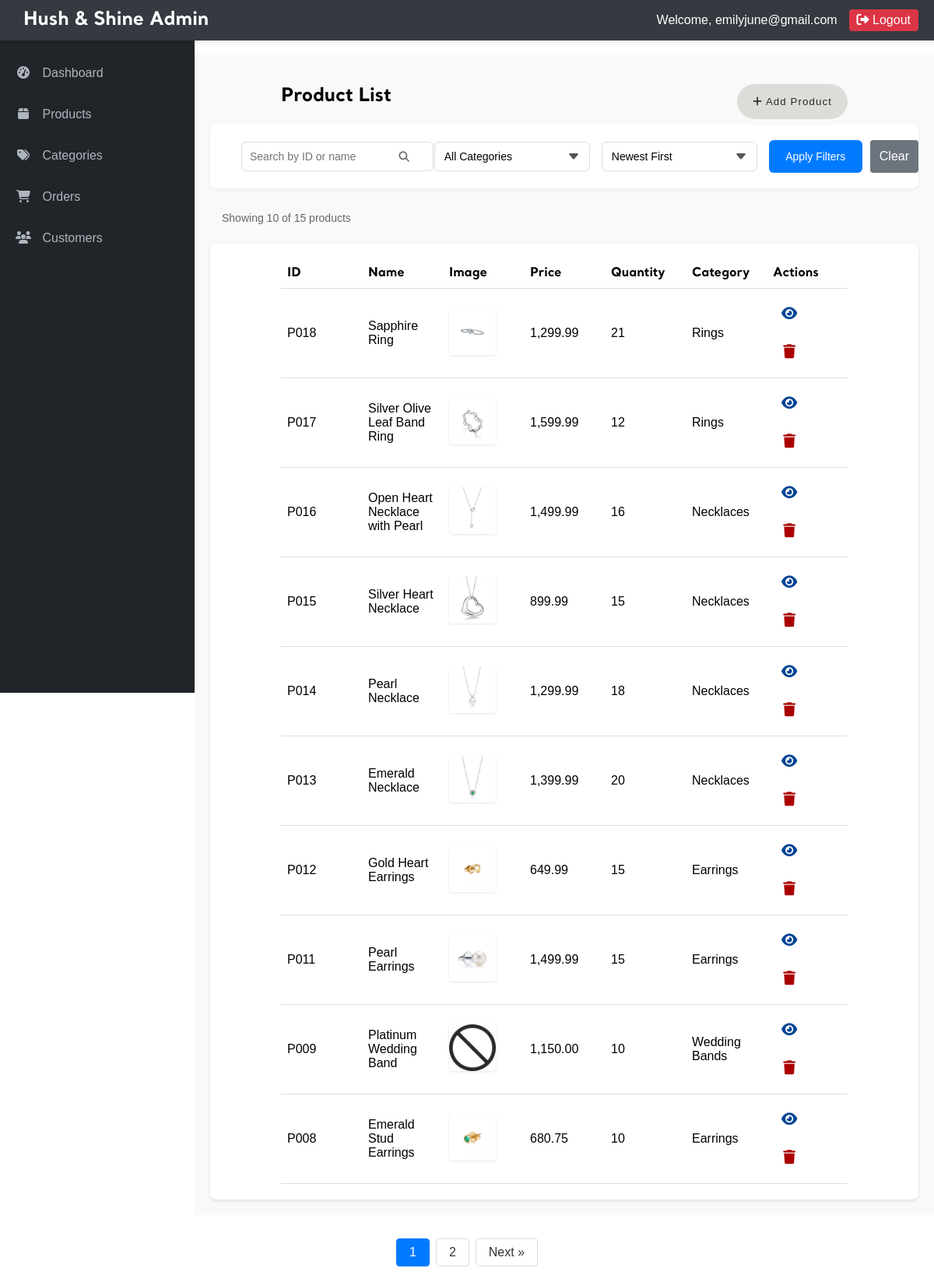
The app's page /admin/admin_products.php (signed in) with its own data.
### tables this page shows
CREATE TABLE `product` (
  `prod_id` char(4) NOT NULL,
  `prod_name` varchar(100) NOT NULL,
  `prod_desc` varchar(200) NOT NULL,
  `price` double(7,2) NOT NULL,
  `quantity` int(4) NOT NULL,
  `cat_id` char(4) NOT NULL,
  `image` varchar(100) NOT NULL
);

CREATE TABLE `category` (
  `cat_id` varchar(4) NOT NULL,
  `cat_name` varchar(50) NOT NULL,
  `material_type` varchar(100) NOT NULL
);

### admin/admin_products.php (the view, shortened to what this page needs)
<?php
require_once '../_base.php';
include '../_head.php';
$page = isset($_GET['page']) ? (int)$_GET['page'] : 1;
$itemsPerPage = 10;
$offset = ($page - 1) * $itemsPerPage;
$searchTerm = isset($_GET['search']) ? trim($_GET['search']) : '';
$categoryFilter = isset($_GET['category']) ? $_GET['category'] : '';
$sortBy = isset($_GET['sort']) ? $_GET['sort'] : 'newest';
$where = [];
$params = [];
$whereClause = !empty($where) ? ' WHERE ' . implode(' AND ', $where) : '';
$orderBy = match($sortBy) {
    'price_high' => 'p.price DESC',
    'price_low' => 'p.price ASC',
    'name_asc' => 'p.prod_name ASC',
    'name_desc' => 'p.prod_name DESC',
    'oldest' => 'p.prod_id ASC',
    default => 'p.prod_id DESC'
};
try {
    $countQuery = "SELECT COUNT(*) FROM product p" . $whereClause;
    $stmt = $_db->prepare($countQuery);
    $stmt->execute($params);
    $totalItems = $stmt->fetchColumn();
    $totalPages = ceil($totalItems / $itemsPerPage);
} catch (PDOException $e) {
    echo "Database error: " . $e->getMessage();
    exit;
}
try {
    $query = "SELECT p.prod_id, p.prod_name, p.prod_desc, p.price, p.quantity, p.cat_id as category, p.image
             FROM product p
             LEFT JOIN category c ON p.cat_id = c.cat_id"
             . $whereClause .
             " ORDER BY " . $orderBy .
             " LIMIT " . $itemsPerPage . " OFFSET " . $offset;
    $stmt = $_db->prepare($query);
    $stmt->execute($params);
    $products = $stmt->fetchAll(PDO::FETCH_ASSOC);
} catch (PDOException $e) {
    echo "Database error: " . $e->getMessage();
    exit;
}
?>
            <div class="admin-main">
                <div class="admin-title">
                    <h2>Product List</h2>
                    <div class="button-group">
                        <button id="openAddProductModal" class="category-btn">
                            <i class="fas fa-plus"></i> Add Product
                        </button>
                    </div>
                </div>
                <div class="filter-section">
                    <form action="admin_products.php" method="GET" class="filter-form">
                        <div class="filter-row">
                            <div class="search-box">
                                <input type="text" name="search" placeholder="Search by ID or name" value="<?= htmlspecialchars($searchTerm) ?>">
                                <button type="submit" class="search-btn">
                                    <i class="fas fa-search"></i>
                                </button>
                            </div>
                            <div class="filter-group">
                                <select name="category" class="filter-select">
                                    <option value="">All Categories</option>
                                </select>
                            </div>
                            <div class="filter-group">
                                <select name="sort" class="filter-select">
                                    <option value="newest" <?= $sortBy == 'newest' ? 'selected' : '' ?>>Newest First</option>
                                </select>
                            </div>
                            <div class="filter-buttons">
                                <button type="submit" class="filter-btn">Apply Filters</button>
                                <a href="admin_products.php" class="admin-submit-btn secondary">Clear</a>
                            </div>
                        </div>
                    </form>
                </div>
                <div class="product-info-bar">
                <div class="product-count">
                    Showing <?= count($products) ?> of <?= $totalItems ?> products
                </div>
            </div>
                <div class="table-responsive">
                    <table class="admin-table">
                        <thead>
                            <tr>
                                <th>ID</th>
                                <th>Name</th>
                                <th>Image</th>
                                <th>Price</th>
                                <th>Quantity</th>
                                <th>Category</th>
                                <th>Actions</th>
                            </tr>
                        </thead>
                        <tbody>
                            <?php if (count($products) > 0): ?>
                                <?php foreach ($products as $product): ?>
                                    <?php
                                    $productImage = '../images/no-image.png';
                                    if (!empty($product['image'])) {
                                        $imageData = json_decode($product['image'], true);
                                        if ($imageData) {
                                            $imageFile = is_array($imageData) ? $imageData[0] : $imageData;
                                            $productImage = '../images/products/' . $imageFile;
                                        }
                                    }
                                    $stm = $_db->prepare("SELECT cat_name FROM category WHERE cat_id = ?");
                                    $stm->execute([$product['category']]);
                                    $category_name = $stm->fetchColumn();
                                    ?>
                                    <tr>
                                        <td><?= htmlspecialchars($product['prod_id']) ?></td>
                                        <td><?= htmlspecialchars($product['prod_name']) ?></td>
                                        <td class="product-thumbnail">
                                            <img src="<?= htmlspecialchars($productImage) ?>" alt="<?= htmlspecialchars($product['prod_name']) ?>">
                                        </td>
                                        <td><?= number_format($product['price'], 2) ?></td>
                                        <td><?= htmlspecialchars($product['quantity']) ?></td>
                                        <td><?= htmlspecialchars($category_name) ?></td>
                                        <td class="actions">
                                            <a href="view_product.php?id=<?= $product['prod_id'] ?>" class="btn">
                                                <i class="fas fa-eye"></i>
                                            </a>
                                            <a class="btn btn-danger delete-product"
                                                data-id="<?= htmlspecialchars($product['prod_id']) ?>"
                                                data-name="<?= htmlspecialchars($product['prod_name']) ?>">
                                                <i class="fas fa-trash"></i>
                                            </a>
                                        </td>
                                    </tr>
                                <?php endforeach; ?>
                            <?php else: ?>
                                <tr>
                                    <td colspan="6">No products found</td>
                                </tr>
                            <?php endif; ?>
                        </tbody>
                    </table>
                </div>
            </div>
            <?php if ($totalPages > 1): ?>
            <div class="pagination">
                <?php
                $range = 2;
                $startPage = max(1, $page - $range);
                $endPage = min($totalPages, $page + $range);
                for ($i = $startPage; $i <= $endPage; $i++) {
                    echo '<a href="?page=' . $i . '&search=' . urlencode($searchTerm) . '&category=' . urlencode($categoryFilter) . '&sort=' . urlencode($sortBy) . '"';
                    echo ($i == $page) ? ' class="active"' : '';
                    echo '>' . $i . '</a>';
                }
                ?>
                <?php if ($page < $totalPages): ?>
                    <a href="?page=<?= $page + 1 ?>&search=<?= urlencode($searchTerm) ?>&category=<?= urlencode($categoryFilter) ?>&sort=<?= urlencode($sortBy) ?>">Next &raquo;</a>
                <?php endif; ?>
            </div>
            <?php endif; ?>
                </main>
            </div>

### _head.php (shortened to what this page needs)
<?php
$isAdminSection = strpos($_SERVER['REQUEST_URI'], '/admin/') !== false;
    $_adminContext = $_adminContext ?? $isAdminSection;
?>
<!DOCTYPE html>
<html lang="en">
<head>
    <link rel="stylesheet" href="/css/app.css">
    <link href="https://unpkg.com/aos@2.3.1/dist/aos.css" rel="stylesheet">
</head>
<body>
    <?php if (isset($_SESSION['user']) && $_SESSION['user'] == "admin" && $_adminContext): ?>
        <header class="admin-header">
            <div class="admin-nav">
                <div class="admin-logo">
                    <h1>Hush & Shine Admin</h1>
                </div>
                <div class="admin-user">
                    <?php if (isset($_SESSION['admin_email'])): ?>
                        <span>Welcome, <?= htmlspecialchars($_SESSION['admin_email']) ?></span>
                        <a href="/page/logout.php" class="logout-btn"><i class="fas fa-sign-out-alt"></i> Logout</a>
                    <?php endif; ?>
                </div>
            </div>
        </header>
        <div class="admin-container">
            <nav class="admin-sidebar">
                <ul>
                    <li><a href="/admin/admin_dashboard.php"><i class="fas fa-tachometer-alt"></i> Dashboard</a></li>
                    <li><a href="/admin/admin_products.php"><i class="fas fa-box"></i> Products</a></li>
                    <li><a href="/admin/admin_category.php"><i class="fas fa-tags"></i> Categories</a></li>
                    <li><a href="/admin/admin_orders.php"><i class="fas fa-shopping-cart"></i> Orders</a></li>
                    <li><a href="/admin/admin_customer.php"><i class="fas fa-users"></i> Customers</a></li>
            </nav>
    <?php endif; ?>
    <main>

### records on screen
product: prod_id "P018", prod_name "Sapphire Ring", shows a picture, price "1,299.99", quantity "21", cat.cat_name "Rings"
product: prod_id "P017", prod_name "Silver Olive Leaf Band Ring", shows a picture, price "1,599.99", quantity "12", cat.cat_name "Rings"
product: prod_id "P016", prod_name "Open Heart Necklace with Pearl", shows a picture, price "1,499.99", quantity "16", cat.cat_name "Necklaces"
product: prod_id "P015", prod_name "Silver Heart Necklace", shows a picture, price "899.99", quantity "15", cat.cat_name "Necklaces"
product: prod_id "P014", prod_name "Pearl Necklace", shows a picture, price "1,299.99", quantity "18", cat.cat_name "Necklaces"
product: prod_id "P013", prod_name "Emerald Necklace", shows a picture, price "1,399.99", quantity "20", cat.cat_name "Necklaces"
product: prod_id "P012", prod_name "Gold Heart Earrings", shows a picture, price "649.99", quantity "15", cat.cat_name "Earrings"
product: prod_id "P011", prod_name "Pearl Earrings", shows a picture, price "1,499.99", quantity "15", cat.cat_name "Earrings"
product: prod_id "P009", prod_name "Platinum Wedding Band", shows a picture, price "1,150.00", quantity "10", cat.cat_name "Wedding Bands"
product: prod_id "P008", prod_name "Emerald Stud Earrings", shows a picture, price "680.75", quantity "10", cat.cat_name "Earrings"

### other values on screen
$_SESSION['admin_email'] "emilyjune@gmail.com"
count($products) "10"
$totalItems "15"
